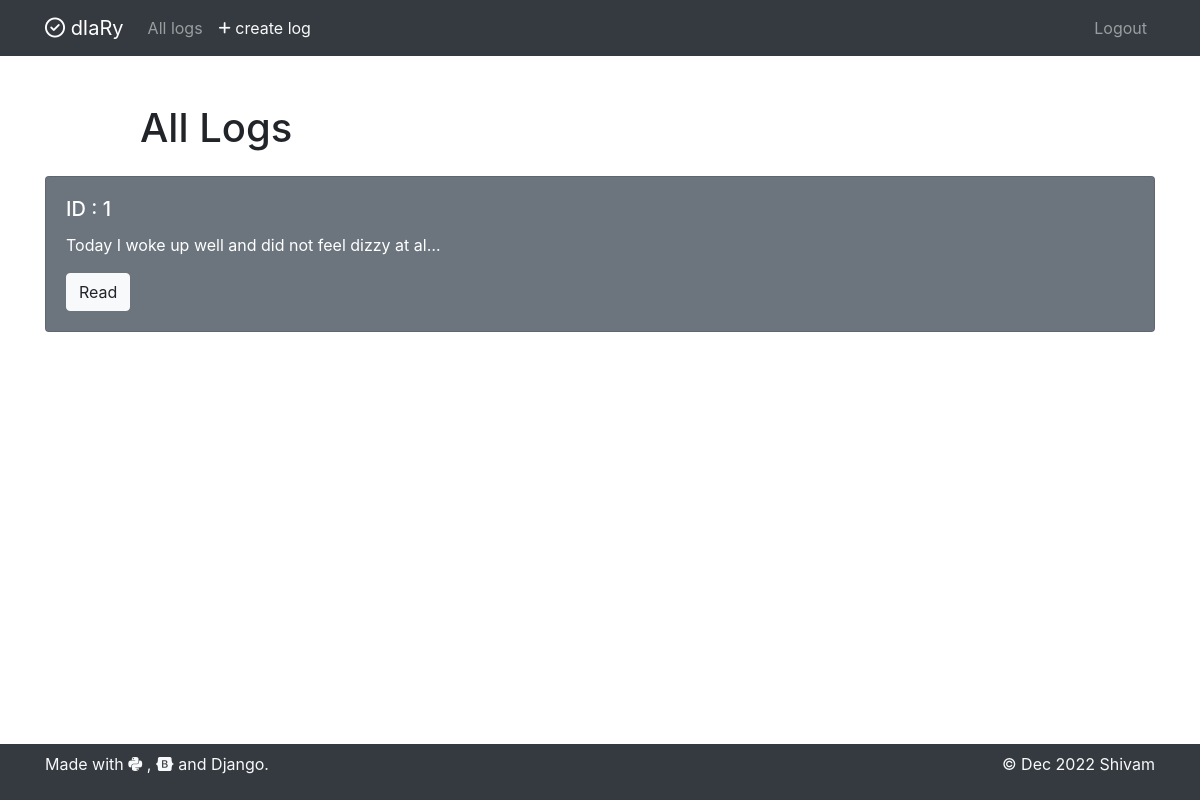
Page /all_logs/ (signed in) on the earlier database version.
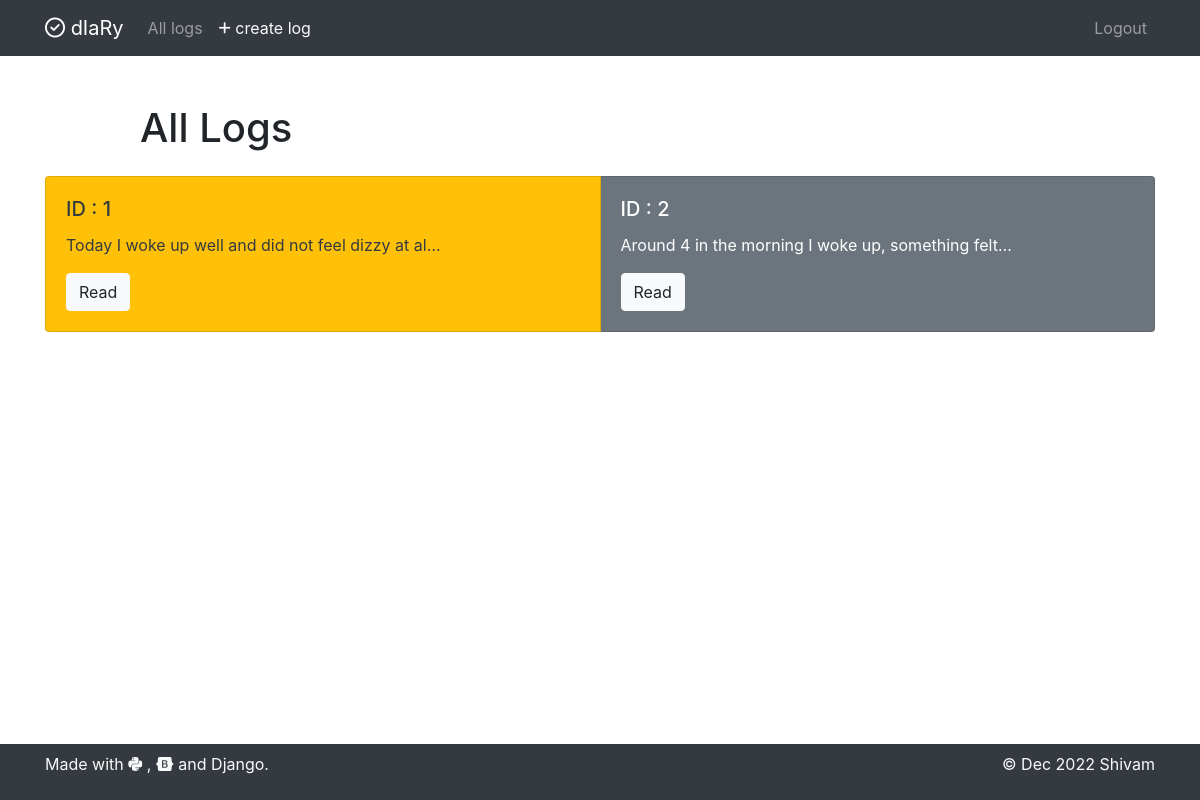
Same page on the later database version.
### log/models.py (models this page shows)
class MyLogEntry(models.Model):
    created     = models.DateTimeField(default=timezone.now)
    description = models.TextField(blank=True)
    intresting = models.BooleanField(default=False)
    user = models.ForeignKey(User, on_delete=models.CASCADE)
    def __str__(self):
        return str(self.created)

### log/views.py (the view)
# urls.py: path('all_logs/', views.view_all_logs, name='view_all_logs'),
@login_required
def view_all_logs(request):
    all_objects = MyLogEntry.objects.all()
    all_objects = list(all_objects)
    decent_list = []
    for idx in range(0, len(all_objects), 3):
        decent_list.append(all_objects[idx:idx+3])
    print(decent_list)
    return render(request, 'all-logs.html', {'decent_list': decent_list})

### log/templates/all-logs.html (shortened to what this page needs)
{% extends "base.html" %} {% block content %}
<div class="row justify-content-center mt-5">
	<div class="col-md-10">
		<h1>All Logs</h1>
	</div>
</div>
{% for log_sublist in decent_list %}
<p>
<div class="card-group">
	{% for log in log_sublist %}
		<div class="card {% if log.intresting %}text-dark bg-warning mb-3{% else %}card text-white bg-secondary mb-3{% endif %}" style="width: 18rem;">
			<div class="card-body">
			<h5 class="card-title">ID : {{ log.id }}</h5>
			<p class="card-text">{{log.description |truncatechars:50}}</p>
			<a href="{% url 'view_logs' log.id %}" class="btn btn-light">Read</a>
			</div>
		</div>
	{% endfor %}
</div>
</p>
{% endfor %}
{% endblock %}

### log/templates/base.html (shortened to what this page needs)
{% load static %}
<!DOCTYPE html>
<html lang="en">
	<head>
		<link rel="stylesheet" href="{% static 'log/custom.css' %}" />
		<link
			rel="stylesheet"
			href="https://stackpath.bootstrapcdn.com/bootstrap/4.4.1/css/bootstrap.min.css"
		/>
	</head>
	<body>
		<nav class="navbar navbar-expand-md navbar-dark bg-dark">
			<div class="container">
				<a class="navbar-brand" href="{% url 'home' %}">
					<i class="far fa-check-circle"></i>
					<span>dIaRy</span>
				</a>
				<div class="collapse navbar-collapse" id="navbarNav">
					{% if user.is_authenticated %}
					<ul class="navbar-nav mr-auto">
						<li class="nav-item {{ completed }}">
							<a
								class="nav-link"
								href="{% url 'view_all_logs' %}"
								>All logs</a
							>
						</li>
						<li class="nav-item {{ create }}">
							<a
								id="createTodo"
								class="nav-link text-light"
								href="{% url 'create_log' %}"
							>
								<i class="fas fa-plus fa-sm"></i>
								create log
							</a>
						</li>
					</ul>
					{% endif %}
					<ul class="navbar-nav ml-auto">
						{% if user.is_authenticated %}
						<li class="nav-item">
							<a
								href="#"
								onclick="$('#signOutBtn').click()"
								class="nav-link"
								>Logout</a
							>
						</li>
						{% endif %}
					</ul>
				</div>
			</div>
		</nav>
		<div class="container">
			{% block content %}{% endblock %}
		</div>
		<footer>
			<nav class="navbar fixed-bottom text-light navbar-dark bg-dark">
				<div class="container">
					<p>
						Made with <i class="fab fa-python"></i> ,
						<i class="fab fa-bootstrap"></i> and Django.
					</p>
					<p class="float-right">© Dec 2022 Shivam</p>
				</div>
			</nav>
		</footer>
	</body>
</html>

Differences in the rows shown:
changed MyLogEntry "Today I woke up well and did not feel dizzy at al…": intresting False → True (drawn)
added MyLogEntry: id "2", description "Around 4 in the morning I woke up, something felt…"
